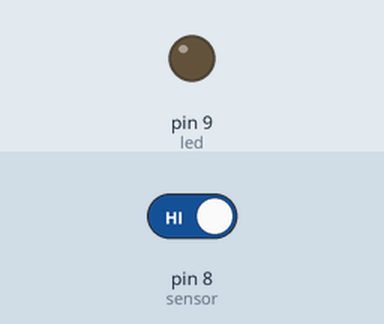
This sketch was run on a simulated Arduino Uno, built with avr-gcc and run on an emulated ATmega328P. On the bench: output pins drawn as LEDs (lit = HIGH). The test bench sets the inputs (shaded band); at power-on: pin 8 (sensor) HIGH. What the sketch prints to the serial monitor is not drawn.

Above: at 2.8 s.
2.9 s: pin 8 (sensor) driven LOW
At 5.1 s:
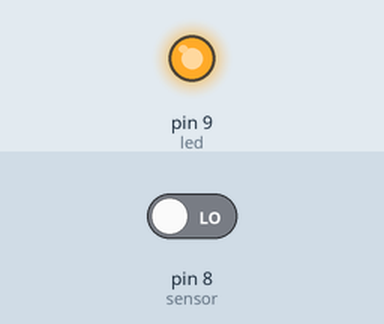
5.5 s: pin 8 (sensor) driven HIGH
At 7.4 s:
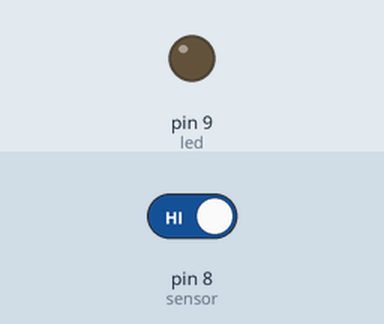
Timing chart, 0 to 8.9 s (numbered marks = the images above; inputs shaded):
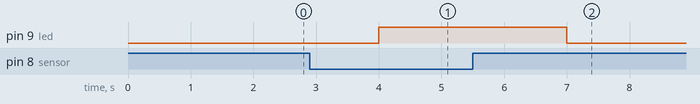

The sketch:

led.ino
```cpp
int led=9;
int sensor=8;
int valeur;
void setup() {
  pinMode(sensor,INPUT);
  pinMode(led,OUTPUT);
  Serial.begin(9600);
}

void loop() {
       valeur=digitalRead(sensor);
       Serial.print(valeur);
       delay(1000);
       if (valeur==0 ){
        digitalWrite(led,HIGH);
       }
       else {
        digitalWrite(led,LOW);
       }
}
```

Measured:
- after the input at 2.9 s, pin 9 (led): LOW → HIGH after 1.1 s
- after the input at 5.5 s, pin 9 (led): HIGH → LOW after 1.5 s
